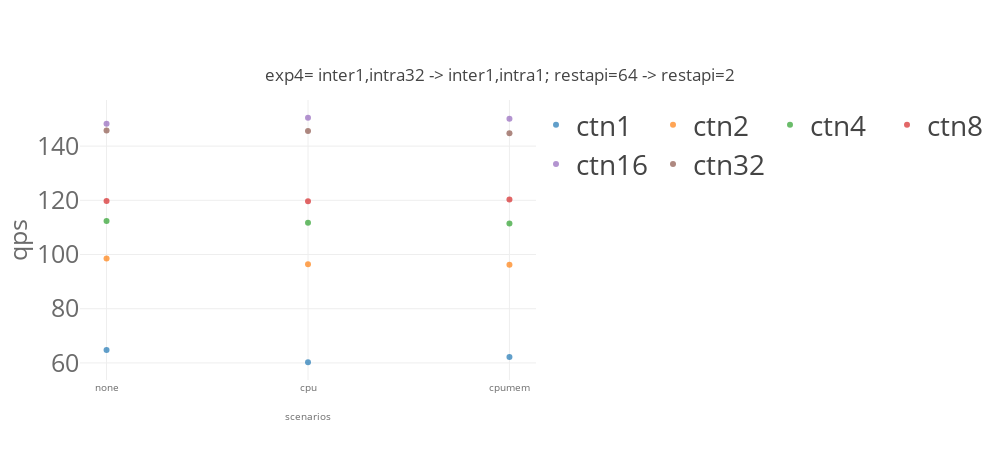
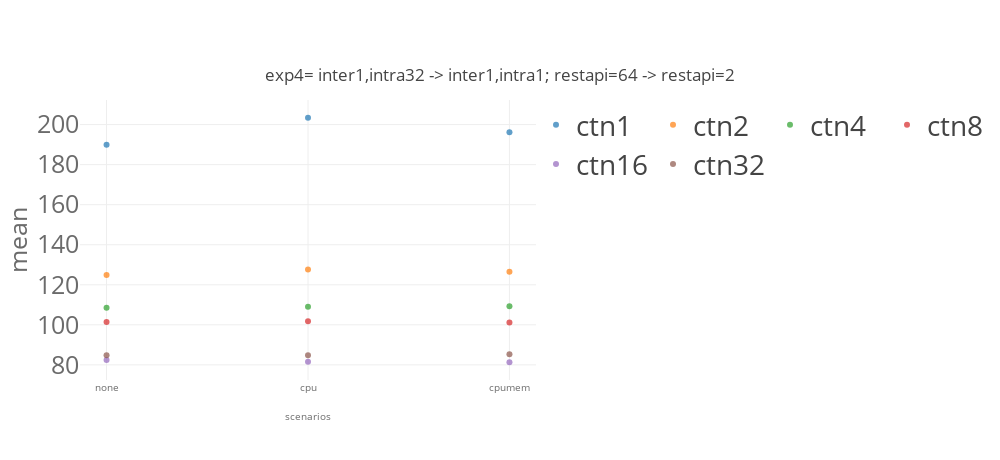
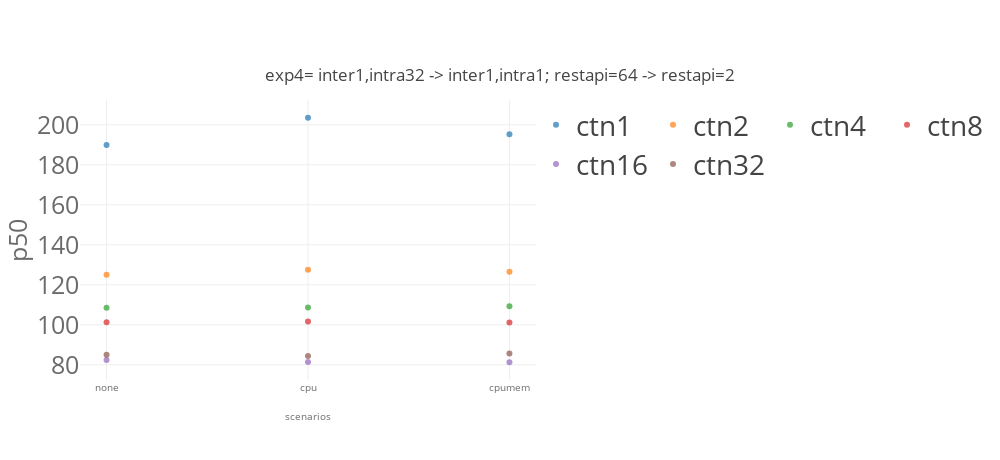
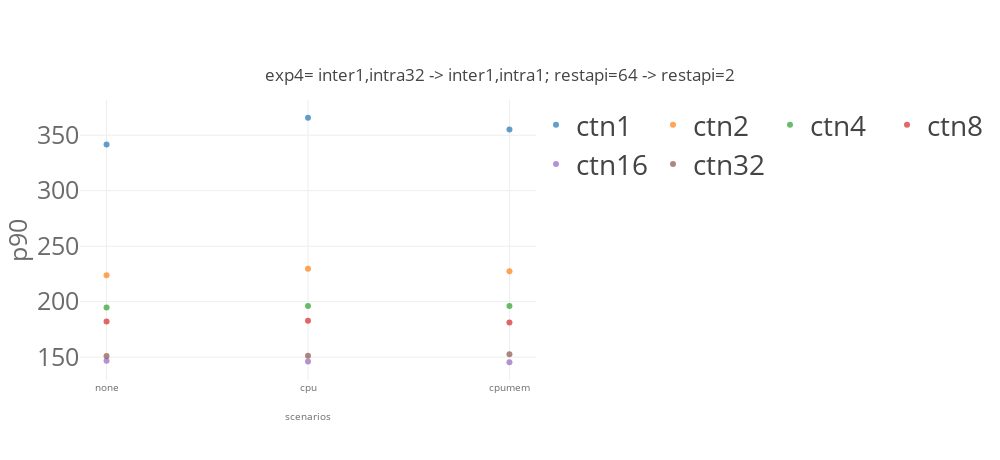

Source (notebook cell) for these figures, in order:
### Code cell
import matplotlib
import matplotlib.pyplot as plt
import numpy as np
from svglib.svglib import svg2rlg
from reportlab.graphics import renderPDF
from reportlab.pdfgen import canvas

from numpy import percentile, mean, std
import plotly.graph_objects as go

from plotly.offline import init_notebook_mode, iplot

import plotly.io as pio
pio.templates.default = "none"
# pio.templates.default = "simple_white"

import plotly.graph_objects as go
from plotly.subplots import make_subplots
import pandas as pd
# import plotly.express as px

for x in ['qps','mean','p50','p90','p99','p999']:
    for cbatch in [10]:
        for model_name in ['resnet']:
            list_traces = []
            for numctn in [1,2,4,8,16,32]: 
                dfg_bench = dfg[(dfg['benchmark']== model_name)  & (dfg['cbatch']==cbatch) & (dfg['numctn']==numctn) &\
                            ((dfg['k8senv']=='none') |\
                             (dfg['k8senv']=='cpumem')| (dfg['k8senv']=='cpumemory'))]
#                 print(dfg_bench)


                #data
                trace = go.Scatter(
                    name="ctn"+str(numctn),
                    x=[ 'none','cpu','cpumem'],
                    y= dfg_bench[x].values.tolist(),
        #             error_y = dict(type='data', array=df1_bench['model_time_std'].values.tolist()),
                    opacity=0.7,
                    mode='markers'
                )
                list_traces.append(trace)



            #layout
            layout = go.Layout(
                title={
                    'text': "exp4= inter1,intra32 -> inter1,intra1; restapi=64 -> restapi=2" ,
                    'y':0.85,
                    'x':0.5,
                    'xanchor': 'center',
                    'yanchor': 'top'},
                width=1000,
                height=460,
                xaxis=dict(
                    title= "scenarios",
                    tickvals=[ 'none','cpu','cpumem'],
                    titlefont=dict(
                        size=10,
                        color='rgb(107, 107, 107)'
                    ),
                    tickfont=dict(
                        size=10,
                        color='rgb(107, 107, 107)'
                    )
                ),
                yaxis=dict(
                    title= x,
                    automargin=True,
                    titlefont=dict(
                        size=25,
                        color='rgb(107, 107, 107)'
                    ),
                    tickfont=dict(
                        size=25,
                        color='rgb(107, 107, 107)'
                    ),    
                ),
                legend=dict(
                    x=1.0,
                    y=1.0,
                    bgcolor='rgba(255, 255, 255, 0)',
                    bordercolor='rgba(255, 255, 255, 0)',
                    font = dict( size = 28)
                ),
                barmode='group',
                bargap=0.15,
                bargroupgap=0.08
        #         legend_orientation="h"
            )

        data = list_traces
        fig = go.Figure(data=data, layout=layout)
        fig.update_layout(legend_orientation="h")
        fig.show()    

    #     fig.write_image(path + model_name + k8senv +'.pdf')

### Figure 1 — Plotly figure (JSON) as saved in the notebook; plotly's stock layout.template omitted (floating-point values rounded to 4 significant figures)
{"data": [{"mode": "markers", "name": "ctn1", "opacity": 0.7, "type": "scatter", "x": ["none", "cpu", "cpumem"], "y": [64.79, 60.24, 62.22]}, {"mode": "markers", "name": "ctn2", "opacity": 0.7, "type": "scatter", "x": ["none", "cpu", "cpumem"], "y": [98.52, 96.37, 96.24]}, {"mode": "markers", "name": "ctn4", "opacity": 0.7, "type": "scatter", "x": ["none", "cpu", "cpumem"], "y": [112.3, 111.7, 111.4]}, {"mode": "markers", "name": "ctn8", "opacity": 0.7, "type": "scatter", "x": ["none", "cpu", "cpumem"], "y": [119.8, 119.6, 120.3]}, {"mode": "markers", "name": "ctn16", "opacity": 0.7, "type": "scatter", "x": ["none", "cpu", "cpumem"], "y": [148.3, 150.5, 150.1]}, {"mode": "markers", "name": "ctn32", "opacity": 0.7, "type": "scatter", "x": ["none", "cpu", "cpumem"], "y": [145.8, 145.6, 144.7]}], "layout": {"bargap": 0.15, "bargroupgap": 0.08, "barmode": "group", "height": 460, "legend": {"bgcolor": "rgba(255, 255, 255, 0)", "bordercolor": "rgba(255, 255, 255, 0)", "font": {"size": 28}, "orientation": "h", "x": 1, "y": 1}, "title": {"text": "exp4= inter1,intra32 -> inter1,intra1; restapi=64 -> restapi=2", "x": 0.5, "xanchor": "center", "y": 0.85, "yanchor": "top"}, "width": 1000, "xaxis": {"tickfont": {"color": "rgb(107, 107, 107)", "size": 10}, "tickvals": ["none", "cpu", "cpumem"], "title": {"font": {"color": "rgb(107, 107, 107)", "size": 10}, "text": "scenarios"}}, "yaxis": {"automargin": true, "tickfont": {"color": "rgb(107, 107, 107)", "size": 25}, "title": {"font": {"color": "rgb(107, 107, 107)", "size": 25}, "text": "qps"}}}}

### Figure 2 — Plotly figure (JSON) as saved in the notebook; plotly's stock layout.template omitted (floating-point values rounded to 4 significant figures)
{"data": [{"mode": "markers", "name": "ctn1", "opacity": 0.7, "type": "scatter", "x": ["none", "cpu", "cpumem"], "y": [189.9, 203.4, 196.1]}, {"mode": "markers", "name": "ctn2", "opacity": 0.7, "type": "scatter", "x": ["none", "cpu", "cpumem"], "y": [124.9, 127.7, 126.5]}, {"mode": "markers", "name": "ctn4", "opacity": 0.7, "type": "scatter", "x": ["none", "cpu", "cpumem"], "y": [108.6, 109.0, 109.3]}, {"mode": "markers", "name": "ctn8", "opacity": 0.7, "type": "scatter", "x": ["none", "cpu", "cpumem"], "y": [101.4, 101.8, 101.1]}, {"mode": "markers", "name": "ctn16", "opacity": 0.7, "type": "scatter", "x": ["none", "cpu", "cpumem"], "y": [82.44, 81.57, 81.32]}, {"mode": "markers", "name": "ctn32", "opacity": 0.7, "type": "scatter", "x": ["none", "cpu", "cpumem"], "y": [84.81, 84.77, 85.34]}], "layout": {"bargap": 0.15, "bargroupgap": 0.08, "barmode": "group", "height": 460, "legend": {"bgcolor": "rgba(255, 255, 255, 0)", "bordercolor": "rgba(255, 255, 255, 0)", "font": {"size": 28}, "orientation": "h", "x": 1, "y": 1}, "title": {"text": "exp4= inter1,intra32 -> inter1,intra1; restapi=64 -> restapi=2", "x": 0.5, "xanchor": "center", "y": 0.85, "yanchor": "top"}, "width": 1000, "xaxis": {"tickfont": {"color": "rgb(107, 107, 107)", "size": 10}, "tickvals": ["none", "cpu", "cpumem"], "title": {"font": {"color": "rgb(107, 107, 107)", "size": 10}, "text": "scenarios"}}, "yaxis": {"automargin": true, "tickfont": {"color": "rgb(107, 107, 107)", "size": 25}, "title": {"font": {"color": "rgb(107, 107, 107)", "size": 25}, "text": "mean"}}}}

### Figure 3 — Plotly figure (JSON) as saved in the notebook; plotly's stock layout.template omitted (floating-point values rounded to 4 significant figures)
{"data": [{"mode": "markers", "name": "ctn1", "opacity": 0.7, "type": "scatter", "x": ["none", "cpu", "cpumem"], "y": [189.9, 203.5, 195.3]}, {"mode": "markers", "name": "ctn2", "opacity": 0.7, "type": "scatter", "x": ["none", "cpu", "cpumem"], "y": [125.0, 127.6, 126.5]}, {"mode": "markers", "name": "ctn4", "opacity": 0.7, "type": "scatter", "x": ["none", "cpu", "cpumem"], "y": [108.5, 108.7, 109.2]}, {"mode": "markers", "name": "ctn8", "opacity": 0.7, "type": "scatter", "x": ["none", "cpu", "cpumem"], "y": [101.2, 101.6, 101.1]}, {"mode": "markers", "name": "ctn16", "opacity": 0.7, "type": "scatter", "x": ["none", "cpu", "cpumem"], "y": [82.35, 81.35, 81.25]}, {"mode": "markers", "name": "ctn32", "opacity": 0.7, "type": "scatter", "x": ["none", "cpu", "cpumem"], "y": [85.05, 84.43, 85.57]}], "layout": {"bargap": 0.15, "bargroupgap": 0.08, "barmode": "group", "height": 460, "legend": {"bgcolor": "rgba(255, 255, 255, 0)", "bordercolor": "rgba(255, 255, 255, 0)", "font": {"size": 28}, "orientation": "h", "x": 1, "y": 1}, "title": {"text": "exp4= inter1,intra32 -> inter1,intra1; restapi=64 -> restapi=2", "x": 0.5, "xanchor": "center", "y": 0.85, "yanchor": "top"}, "width": 1000, "xaxis": {"tickfont": {"color": "rgb(107, 107, 107)", "size": 10}, "tickvals": ["none", "cpu", "cpumem"], "title": {"font": {"color": "rgb(107, 107, 107)", "size": 10}, "text": "scenarios"}}, "yaxis": {"automargin": true, "tickfont": {"color": "rgb(107, 107, 107)", "size": 25}, "title": {"font": {"color": "rgb(107, 107, 107)", "size": 25}, "text": "p50"}}}}

### Figure 4 — Plotly figure (JSON) as saved in the notebook; plotly's stock layout.template omitted (floating-point values rounded to 4 significant figures)
{"data": [{"mode": "markers", "name": "ctn1", "opacity": 0.7, "type": "scatter", "x": ["none", "cpu", "cpumem"], "y": [341.6, 365.8, 355.2]}, {"mode": "markers", "name": "ctn2", "opacity": 0.7, "type": "scatter", "x": ["none", "cpu", "cpumem"], "y": [223.8, 229.6, 227.3]}, {"mode": "markers", "name": "ctn4", "opacity": 0.7, "type": "scatter", "x": ["none", "cpu", "cpumem"], "y": [194.7, 196.0, 196.1]}, {"mode": "markers", "name": "ctn8", "opacity": 0.7, "type": "scatter", "x": ["none", "cpu", "cpumem"], "y": [182.1, 182.8, 181.3]}, {"mode": "markers", "name": "ctn16", "opacity": 0.7, "type": "scatter", "x": ["none", "cpu", "cpumem"], "y": [146.8, 146.0, 145.4]}, {"mode": "markers", "name": "ctn32", "opacity": 0.7, "type": "scatter", "x": ["none", "cpu", "cpumem"], "y": [151.1, 151.3, 152.5]}], "layout": {"bargap": 0.15, "bargroupgap": 0.08, "barmode": "group", "height": 460, "legend": {"bgcolor": "rgba(255, 255, 255, 0)", "bordercolor": "rgba(255, 255, 255, 0)", "font": {"size": 28}, "orientation": "h", "x": 1, "y": 1}, "title": {"text": "exp4= inter1,intra32 -> inter1,intra1; restapi=64 -> restapi=2", "x": 0.5, "xanchor": "center", "y": 0.85, "yanchor": "top"}, "width": 1000, "xaxis": {"tickfont": {"color": "rgb(107, 107, 107)", "size": 10}, "tickvals": ["none", "cpu", "cpumem"], "title": {"font": {"color": "rgb(107, 107, 107)", "size": 10}, "text": "scenarios"}}, "yaxis": {"automargin": true, "tickfont": {"color": "rgb(107, 107, 107)", "size": 25}, "title": {"font": {"color": "rgb(107, 107, 107)", "size": 25}, "text": "p90"}}}}
